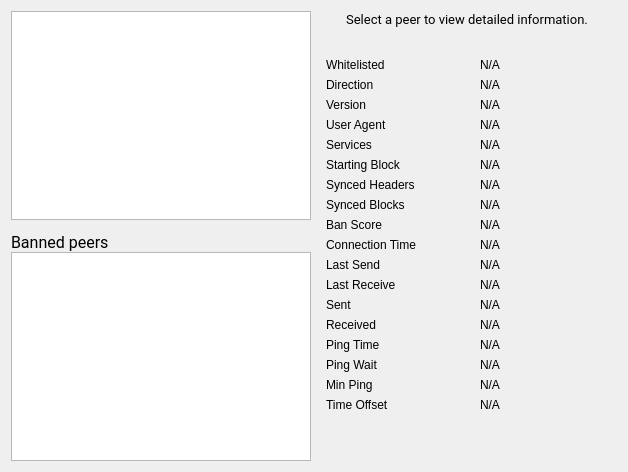
     <widget class="QWidget" name="tab_peers">
      <attribute name="title">
       <string>&amp;Peers</string>
      </attribute>
      <layout class="QGridLayout" name="gridLayout_2">
       <item row="0" column="0" rowspan="2">
        <layout class="QVBoxLayout" name="verticalLayout_101">
         <property name="spacing">
          <number>0</number>
         </property>
         <item>
          <widget class="QTableView" name="peerWidget">
           <property name="horizontalScrollBarPolicy">
            <enum>Qt::ScrollBarAsNeeded</enum>
           </property>
           <property name="tabKeyNavigation">
            <bool>false</bool>
           </property>
           <property name="sortingEnabled">
            <bool>true</bool>
           </property>
           <attribute name="horizontalHeaderHighlightSections">
            <bool>false</bool>
           </attribute>
          </widget>
         </item>
         <item>
          <widget class="QLabel" name="banHeading">
           <property name="sizePolicy">
            <sizepolicy hsizetype="Preferred" vsizetype="Minimum">
             <horstretch>0</horstretch>
             <verstretch>0</verstretch>
            </sizepolicy>
           </property>
           <property name="minimumSize">
            <size>
             <width>300</width>
             <height>32</height>
            </size>
           </property>
           <property name="maximumSize">
            <size>
             <width>16777215</width>
             <height>32</height>
            </size>
           </property>
           <property name="font">
            <font>
             <family>Roboto</family>
             <pointsize>12</pointsize>
            </font>
           </property>
           <property name="cursor">
            <cursorShape>IBeamCursor</cursorShape>
           </property>
           <property name="text">
            <string>Banned peers</string>
           </property>
           <property name="alignment">
            <set>Qt::AlignBottom|Qt::AlignLeading|Qt::AlignLeft</set>
           </property>
           <property name="wordWrap">
            <bool>true</bool>
           </property>
           <property name="textInteractionFlags">
            <set>Qt::NoTextInteraction</set>
           </property>
          </widget>
         </item>
         <item>
          <widget class="QTableView" name="banlistWidget">
           <property name="sizePolicy">
            <sizepolicy hsizetype="Expanding" vsizetype="Expanding">
             <horstretch>0</horstretch>
             <verstretch>0</verstretch>
            </sizepolicy>
           </property>
           <property name="horizontalScrollBarPolicy">
            <enum>Qt::ScrollBarAsNeeded</enum>
           </property>
           <property name="tabKeyNavigation">
            <bool>false</bool>
           </property>
           <property name="sortingEnabled">
            <bool>true</bool>
           </property>
           <attribute name="horizontalHeaderHighlightSections">
            <bool>false</bool>
           </attribute>
          </widget>
         </item>
        </layout>
       </item>
       <item row="0" column="1">
        <widget class="QLabel" name="peerHeading">
         <property name="sizePolicy">
          <sizepolicy hsizetype="Preferred" vsizetype="Minimum">
           <horstretch>0</horstretch>
           <verstretch>0</verstretch>
          </sizepolicy>
         </property>
         <property name="minimumSize">
          <size>
           <width>300</width>
           <height>32</height>
          </size>
         </property>
         <property name="font">
          <font>
           <family>Roboto</family>
           <pointsize>10</pointsize>
          </font>
         </property>
         <property name="cursor">
          <cursorShape>IBeamCursor</cursorShape>
         </property>
         <property name="text">
          <string>Select a peer to view detailed information.</string>
         </property>
         <property name="alignment">
          <set>Qt::AlignHCenter|Qt::AlignTop</set>
         </property>
         <property name="wordWrap">
          <bool>true</bool>
         </property>
         <property name="textInteractionFlags">
          <set>Qt::LinksAccessibleByMouse|Qt::TextSelectableByKeyboard|Qt::TextSelectableByMouse</set>
         </property>
        </widget>
       </item>
       <item row="1" column="1">
        <widget class="QWidget" name="detailWidget" native="true">
         <property name="minimumSize">
          <size>
           <width>300</width>
           <height>0</height>
          </size>
         </property>
         <layout class="QGridLayout" name="gridLayout_3">
          <item row="0" column="0">
           <widget class="QLabel" name="label_30">
            <property name="text">
             <string>Whitelisted</string>
            </property>
           </widget>
          </item>
          <item row="0" column="2">
           <widget class="QLabel" name="peerWhitelisted">
            <property name="cursor">
             <cursorShape>IBeamCursor</cursorShape>
            </property>
            <property name="text">
             <string>N/A</string>
            </property>
            <property name="textFormat">
             <enum>Qt::PlainText</enum>
            </property>
            <property name="textInteractionFlags">
             <set>Qt::LinksAccessibleByMouse|Qt::TextSelectableByKeyboard|Qt::TextSelectableByMouse</set>
            </property>
           </widget>
          </item>
          <item row="1" column="0">
           <widget class="QLabel" name="label_23">
            <property name="text">
             <string>Direction</string>
            </property>
           </widget>
          </item>
          <item row="1" column="2">
           <widget class="QLabel" name="peerDirection">
            <property name="cursor">
             <cursorShape>IBeamCursor</cursorShape>
            </property>
            <property name="text">
             <string>N/A</string>
            </property>
            <property name="textFormat">
             <enum>Qt::PlainText</enum>
            </property>
            <property name="textInteractionFlags">
             <set>Qt::LinksAccessibleByMouse|Qt::TextSelectableByKeyboard|Qt::TextSelectableByMouse</set>
            </property>
           </widget>
          </item>
          <item row="2" column="0">
           <widget class="QLabel" name="label_21">
            <property name="text">
             <string>Version</string>
            </property>
           </widget>
          </item>
          <item row="2" column="2">
           <widget class="QLabel" name="peerVersion">
            <property name="cursor">
             <cursorShape>IBeamCursor</cursorShape>
            </property>
            <property name="text">
             <string>N/A</string>
            </property>
            <property name="textFormat">
             <enum>Qt::PlainText</enum>
            </property>
            <property name="textInteractionFlags">
             <set>Qt::LinksAccessibleByMouse|Qt::TextSelectableByKeyboard|Qt::TextSelectableByMouse</set>
            </property>
           </widget>
          </item>
          <item row="3" column="0">
           <widget class="QLabel" name="label_28">
            <property name="text">
             <string>User Agent</string>
            </property>
           </widget>
          </item>
          <item row="3" column="2">
           <widget class="QLabel" name="peerSubversion">
            <property name="cursor">
             <cursorShape>IBeamCursor</cursorShape>
            </property>
            <property name="text">
             <string>N/A</string>
            </property>
            <property name="textFormat">
             <enum>Qt::PlainText</enum>
            </property>
            <property name="textInteractionFlags">
             <set>Qt::LinksAccessibleByMouse|Qt::TextSelectableByKeyboard|Qt::TextSelectableByMouse</set>
            </property>
           </widget>
          </item>
          <item row="4" column="0">
           <widget class="QLabel" name="label_4">
            <property name="text">
             <string>Services</string>
            </property>
           </widget>
          </item>
          <item row="4" column="2">
           <widget class="QLabel" name="peerServices">
            <property name="cursor">
             <cursorShape>IBeamCursor</cursorShape>
            </property>
            <property name="text">
             <string>N/A</string>
            </property>
            <property name="textFormat">
             <enum>Qt::PlainText</enum>
            </property>
            <property name="textInteractionFlags">
             <set>Qt::LinksAccessibleByMouse|Qt::TextSelectableByKeyboard|Qt::TextSelectableByMouse</set>
            </property>
           </widget>
          </item>
          <item row="5" column="0">
           <widget class="QLabel" name="label_29">
            <property name="text">
             <string>Starting Block</string>
            </property>
           </widget>
          </item>
          <item row="5" column="2">
           <widget class="QLabel" name="peerHeight">
            <property name="cursor">
             <cursorShape>IBeamCursor</cursorShape>
            </property>
            <property name="text">
             <string>N/A</string>
            </property>
            <property name="textFormat">
             <enum>Qt::PlainText</enum>
            </property>
            <property name="textInteractionFlags">
             <set>Qt::LinksAccessibleByMouse|Qt::TextSelectableByKeyboard|Qt::TextSelectableByMouse</set>
            </property>
           </widget>
          </item>
          <item row="6" column="0">
           <widget class="QLabel" name="label_27">
            <property name="text">
             <string>Synced Headers</string>
            </property>
           </widget>
          </item>
          <item row="6" column="2">
           <widget class="QLabel" name="peerSyncHeight">
            <property name="cursor">
             <cursorShape>IBeamCursor</cursorShape>
            </property>
            <property name="text">
             <string>N/A</string>
            </property>
            <property name="textFormat">
             <enum>Qt::PlainText</enum>
            </property>
            <property name="textInteractionFlags">
             <set>Qt::LinksAccessibleByMouse|Qt::TextSelectableByKeyboard|Qt::TextSelectableByMouse</set>
            </property>
           </widget>
          </item>
          <item row="7" column="0">
           <widget class="QLabel" name="label_25">
            <property name="text">
             <string>Synced Blocks</string>
            </property>
           </widget>
          </item>
          <item row="7" column="2">
           <widget class="QLabel" name="peerCommonHeight">
            <property name="cursor">
             <cursorShape>IBeamCursor</cursorShape>
            </property>
            <property name="text">
             <string>N/A</string>
            </property>
            <property name="textFormat">
             <enum>Qt::PlainText</enum>
            </property>
            <property name="textInteractionFlags">
             <set>Qt::LinksAccessibleByMouse|Qt::TextSelectableByKeyboard|Qt::TextSelectableByMouse</set>
            </property>
           </widget>
          </item>
          <item row="8" column="0">
           <widget class="QLabel" name="label_24">
            <property name="text">
             <string>Ban Score</string>
            </property>
           </widget>
          </item>
          <item row="8" column="2">
           <widget class="QLabel" name="peerBanScore">
            <property name="cursor">
             <cursorShape>IBeamCursor</cursorShape>
            </property>
            <property name="text">
             <string>N/A</string>
            </property>
            <property name="textFormat">
             <enum>Qt::PlainText</enum>
            </property>
            <property name="textInteractionFlags">
             <set>Qt::LinksAccessibleByMouse|Qt::TextSelectableByKeyboard|Qt::TextSelectableByMouse</set>
            </property>
           </widget>
          </item>
          <item row="9" column="0">
           <widget class="QLabel" name="label_22">
            <property name="text">
             <string>Connection Time</string>
            </property>
           </widget>
          </item>
          <item row="9" column="2">
           <widget class="QLabel" name="peerConnTime">
            <property name="cursor">
             <cursorShape>IBeamCursor</cursorShape>
            </property>
            <property name="text">
             <string>N/A</string>
            </property>
            <property name="textFormat">
             <enum>Qt::PlainText</enum>
            </property>
            <property name="textInteractionFlags">
             <set>Qt::LinksAccessibleByMouse|Qt::TextSelectableByKeyboard|Qt::TextSelectableByMouse</set>
            </property>
           </widget>
          </item>
          <item row="10" column="0">
           <widget class="QLabel" name="label_15">
            <property name="text">
             <string>Last Send</string>
            </property>
           </widget>
          </item>
          <item row="10" column="2">
           <widget class="QLabel" name="peerLastSend">
            <property name="cursor">
             <cursorShape>IBeamCursor</cursorShape>
            </property>
            <property name="text">
             <string>N/A</string>
            </property>
            <property name="textFormat">
             <enum>Qt::PlainText</enum>
            </property>
            <property name="textInteractionFlags">
             <set>Qt::LinksAccessibleByMouse|Qt::TextSelectableByKeyboard|Qt::TextSelectableByMouse</set>
            </property>
           </widget>
          </item>
          <item row="11" column="0">
           <widget class="QLabel" name="label_19">
            <property name="text">
             <string>Last Receive</string>
            </property>
           </widget>
          </item>
          <item row="11" column="2">
           <widget class="QLabel" name="peerLastRecv">
            <property name="cursor">
             <cursorShape>IBeamCursor</cursorShape>
            </property>
            <property name="text">
             <string>N/A</string>
            </property>
            <property name="textFormat">
             <enum>Qt::PlainText</enum>
            </property>
            <property name="textInteractionFlags">
             <set>Qt::LinksAccessibleByMouse|Qt::TextSelectableByKeyboard|Qt::TextSelectableByMouse</set>
            </property>
           </widget>
          </item>
          <item row="12" column="0">
           <widget class="QLabel" name="label_18">
            <property name="text">
             <string>Sent</string>
            </property>
           </widget>
          </item>
          <item row="12" column="2">
           <widget class="QLabel" name="peerBytesSent">
            <property name="cursor">
             <cursorShape>IBeamCursor</cursorShape>
            </property>
            <property name="text">
             <string>N/A</string>
            </property>
            <property name="textFormat">
             <enum>Qt::PlainText</enum>
            </property>
            <property name="textInteractionFlags">
             <set>Qt::LinksAccessibleByMouse|Qt::TextSelectableByKeyboard|Qt::TextSelectableByMouse</set>
            </property>
           </widget>
          </item>
          <item row="13" column="0">
           <widget class="QLabel" name="label_20">
            <property name="text">
             <string>Received</string>
            </property>
           </widget>
          </item>
          <item row="13" column="2">
           <widget class="QLabel" name="peerBytesRecv">
            <property name="cursor">
             <cursorShape>IBeamCursor</cursorShape>
            </property>
            <property name="text">
             <string>N/A</string>
            </property>
            <property name="textFormat">
             <enum>Qt::PlainText</enum>
            </property>
            <property name="textInteractionFlags">
             <set>Qt::LinksAccessibleByMouse|Qt::TextSelectableByKeyboard|Qt::TextSelectableByMouse</set>
            </property>
           </widget>
          </item>
          <item row="14" column="0">
           <widget class="QLabel" name="label_26">
            <property name="text">
             <string>Ping Time</string>
            </property>
           </widget>
          </item>
          <item row="14" column="2">
           <widget class="QLabel" name="peerPingTime">
            <property name="cursor">
             <cursorShape>IBeamCursor</cursorShape>
            </property>
            <property name="text">
             <string>N/A</string>
            </property>
            <property name="textFormat">
             <enum>Qt::PlainText</enum>
            </property>
            <property name="textInteractionFlags">
             <set>Qt::LinksAccessibleByMouse|Qt::TextSelectableByKeyboard|Qt::TextSelectableByMouse</set>
            </property>
           </widget>
          </item>
          <item row="15" column="0">
           <widget class="QLabel" name="peerPingWaitLabel">
            <property name="toolTip">
             <string>The duration of a currently outstanding ping.</string>
            </property>
            <property name="text">
             <string>Ping Wait</string>
            </property>
           </widget>
          </item>
          <item row="15" column="2">
           <widget class="QLabel" name="peerPingWait">
            <property name="cursor">
             <cursorShape>IBeamCursor</cursorShape>
            </property>
            <property name="text">
             <string>N/A</string>
            </property>
            <property name="textFormat">
             <enum>Qt::PlainText</enum>
            </property>
            <property name="textInteractionFlags">
             <set>Qt::LinksAccessibleByMouse|Qt::TextSelectableByKeyboard|Qt::TextSelectableByMouse</set>
            </property>
           </widget>
          </item>
          <item row="16" column="0">
           <widget class="QLabel" name="peerMinPingLabel">
            <property name="text">
             <string>Min Ping</string>
            </property>
           </widget>
          </item>
          <item row="16" column="2">
           <widget class="QLabel" name="peerMinPing">
            <property name="cursor">
             <cursorShape>IBeamCursor</cursorShape>
            </property>
            <property name="text">
             <string>N/A</string>
            </property>
            <property name="textFormat">
             <enum>Qt::PlainText</enum>
            </property>
            <property name="textInteractionFlags">
             <set>Qt::LinksAccessibleByMouse|Qt::TextSelectableByKeyboard|Qt::TextSelectableByMouse</set>
            </property>
           </widget>
          </item>
          <item row="17" column="0">
           <widget class="QLabel" name="label_timeoffset">
            <property name="text">
             <string>Time Offset</string>
            </property>
           </widget>
          </item>
          <item row="17" column="2">
           <widget class="QLabel" name="timeoffset">
            <property name="cursor">
             <cursorShape>IBeamCursor</cursorShape>
            </property>
            <property name="text">
             <string>N/A</string>
            </property>
            <property name="textFormat">
             <enum>Qt::PlainText</enum>
            </property>
            <property name="textInteractionFlags">
             <set>Qt::LinksAccessibleByMouse|Qt::TextSelectableByKeyboard|Qt::TextSelectableByMouse</set>
            </property>
           </widget>
          </item>
          <item row="18" column="1">
           <spacer name="verticalSpacer_3">
            <property name="orientation">
             <enum>Qt::Vertical</enum>
            </property>
            <property name="sizeHint" stdset="0">
             <size>
              <width>20</width>
              <height>40</height>
             </size>
            </property>
           </spacer>
          </item>
         </layout>
        </widget>
       </item>
      </layout>
     </widget>
